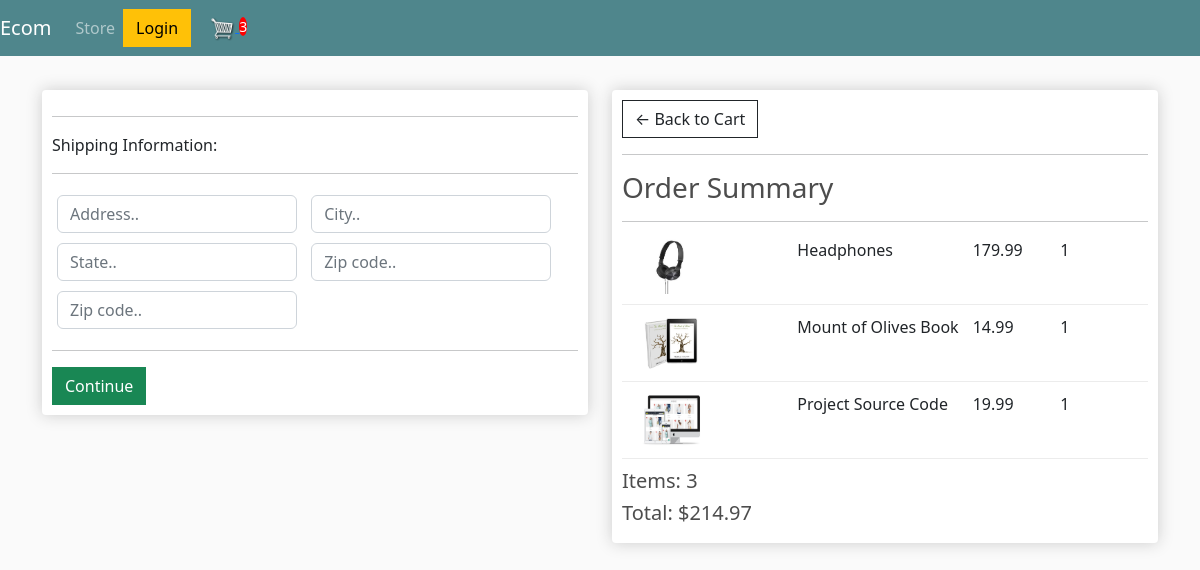
Page /checkout/ (signed in) on the earlier database version.
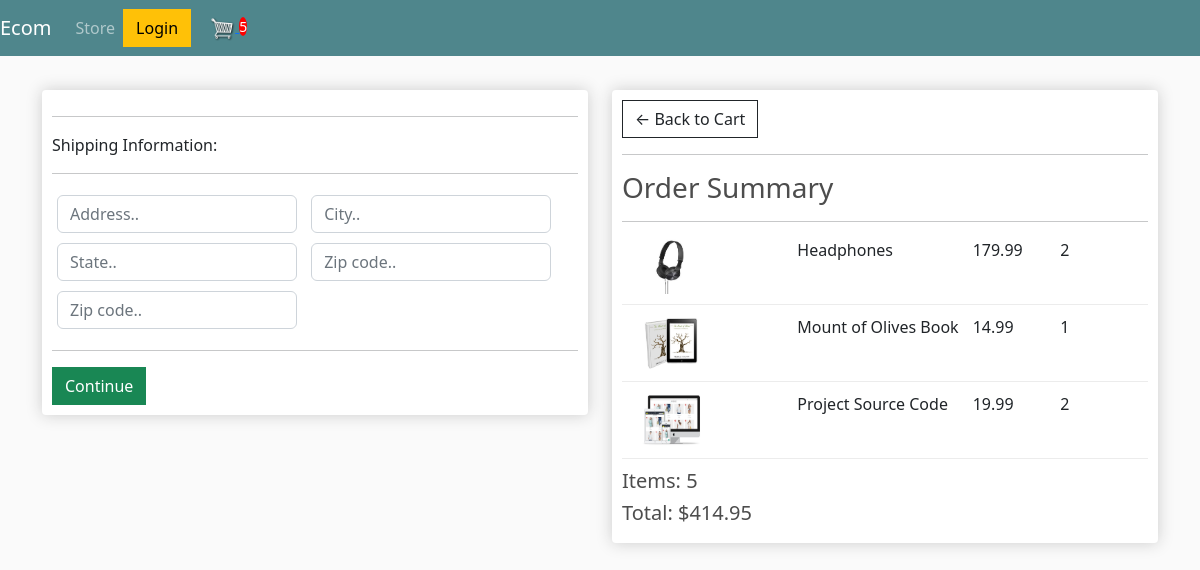
Same page on the later database version.
### store/models.py (models this page shows, shortened)
class Order(models.Model):
    customer = models.ForeignKey(Customer,on_delete = models.SET_NULL,blank = True,null = True)
    date_ordered = models.DateTimeField(auto_now_add=True)
    complete = models.BooleanField(null = True,default=False,blank=False)
    transaction_id = models.CharField(max_length = 200, null = True)
    @property
    def shipping(self):
        shipping = False
        orderitems = self.orderitem_set.all()
        for i in orderitems:
            if i.product.digital == False:
                shipping = True
        return shipping
    @property
    def get_cart_total(self):
        orderitems = self.orderitem_set.all()
        total = sum([item.get_total for item in orderitems ])
        return total
    def get_cart_items(self):
        orderitems = self.orderitem_set.all()
        total = sum([item.quantity for item in orderitems ])
        return total

class OrderItem(models.Model):
    product = models.ForeignKey(Product,on_delete = models.SET_NULL,blank = True,null = True)
    order = models.ForeignKey(Order,on_delete = models.SET_NULL,blank = True,null = True)
    quantity =models.IntegerField(default=0,blank = True,null = True)
    date_added = models.DateTimeField(auto_now_add=True)
    @property
    def get_total(self):
        total = self.product.price * self.quantity
        return total

class Product(models.Model):
    name = models.CharField(max_length = 200, null = True)
    price = models.DecimalField(max_digits=7,decimal_places=2)
    digital = models.BooleanField(null = True,default=False,blank=False)
    image = models.ImageField(null = True,blank = True)
    @property
    def imageURL(self):
        try:
            url = self.image.url
        except:
            url = ''
        return url

### store/views.py (the view)
# urls.py: path("checkout/",views.checkout, name = "checkout"),
def checkout(request):
    if request.user.is_authenticated:
        customer = request.user.customer
        order, created = Order.objects.get_or_create(customer = customer,complete = False)
        items = order.orderitem_set.all()
        cartItems = order.get_cart_items
    else:
        items = []
        order = {'get_cart_total':0,'get_cart_items':0 ,'shipping':False}
        cartItems = order['get_cart_items']
    context = {'items':items,'order':order,'cartItems':cartItems}
    return render(request,'store/checkout.html',context)

### store/templates/store/checkout.html (shortened to what this page needs)
{% extends 'store/main.html' %}
{% load static %}
{% block content %}
    <div class="row">
        <div class="col-lg-6">
            <div class="box-element" id = "form-wrapper">
                <form id = "form">
                    <div id="shipping-info">
                        <hr>
						<p>Shipping Information:</p>
						<hr>
						<div class="form-field">
							<input class="form-control" type="text" name="address" placeholder="Address..">
						</div>
						<div class="form-field">
							<input class="form-control" type="text" name="city" placeholder="City..">
						</div>
						<div class="form-field">
							<input class="form-control" type="text" name="state" placeholder="State..">
						</div>
						<div class="form-field">
							<input class="form-control" type="text" name="zipcode" placeholder="Zip code..">
						</div>
						<div class="form-field">
							<input class="form-control" type="text" name="country" placeholder="Zip code..">
						</div>
                    </div>
                    <hr>
                    <input id="form-button" class="btn btn-success btn-block" type="submit" value="Continue">
                </form>
            </div>
            <br>
        </div>
        <div class="col-lg-6">
            <div class="box-element">
                <a class = "btn btn-outline-dark" href="{% url 'cart' %}">&#x2190; Back to Cart</a>
                <hr>
                <h3>Order Summary</h3>
                <hr>
                {% for item in items %}
                    <div class="cart-row">
                        <div style="flex:2"><img class="row-image" src="{{ item.product.imageURL }}"></div>
                        <div style="flex:2"><p>{{ item.product.name }}</p></div>
                        <div style="flex:1"><p>{{ item.product.price }}</p></div>
                        <div style="flex:1"><p>{{ item.quantity }}</p></div>
                    </div>
                {% endfor %}
				<h5>Items:   {{ order.get_cart_items }}</h5>
				<h5>Total:   ${{ order.get_cart_total|floatformat:2 }}</h5>
            </div>
        </div>
    </div>
{% endblock %}

### store/templates/store/main.html (shortened to what this page needs)
{% load static %}
<!DOCTYPE html>
<html lang="en">
<head>
    <link href="https://cdn.jsdelivr.net/npm/bootstrap@5.2.2/dist/css/bootstrap.min.css" rel="stylesheet">
    <link rel="stylesheet" type = "text/css" href="{% static 'store/main.css' %}">
</head>
<body>
      <nav class="navbar navbar-expand-lg navbar-dark bg-dark">
        <a class="navbar-brand" href="{% url 'store' %}">Ecom</a>
        <div class="collapse navbar-collapse" id="navbarSupportedContent">
          <ul class="navbar-nav mr-auto">
            <li class="nav-item active">
              <a class="nav-link" href="{% url 'store' %}">Store </a>
            </li>
          </ul>
          <div class="form-inline my-2 my-lg-0">
             <a href="#"class="btn btn-warning">Login</a>
             <a href="{% url 'cart' %}">
              <img  class ="cart-icon" src="{% static 'images 1/cart.png' %}">
            </a>
            <p class ="cart-total">{{ cartItems }}</p>
          </div>
        </div>
      </nav>
    <div class="container">
        <br>
        {% block content %}
        {% endblock  %}
    </div>
</body>
</html>

Differences in the rows shown:
changed through a linked row, Order: id.quantity "3" → "5"; get_cart_items "3" → "5"; get_cart_total "214.97" → "414.95"
changed OrderItem "Headphones": quantity "1" → "2"
changed OrderItem "Project Source Code": quantity "1" → "2"
